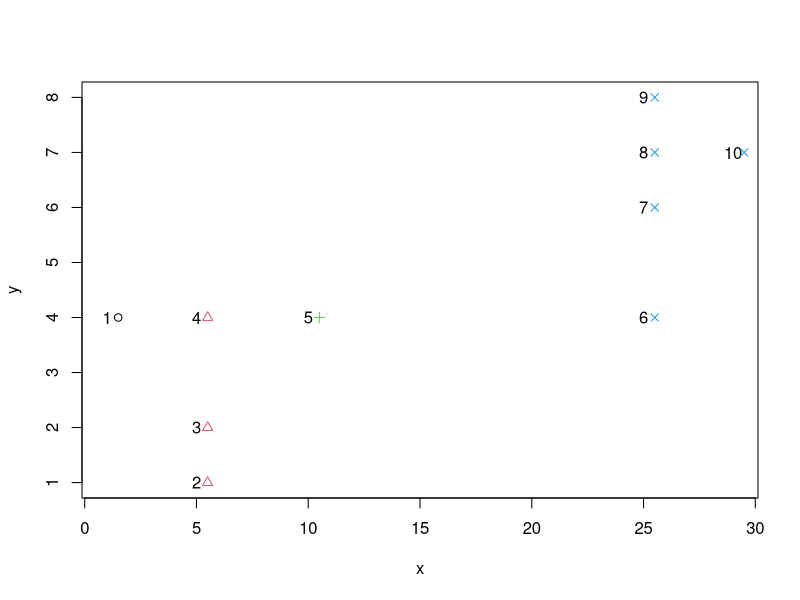
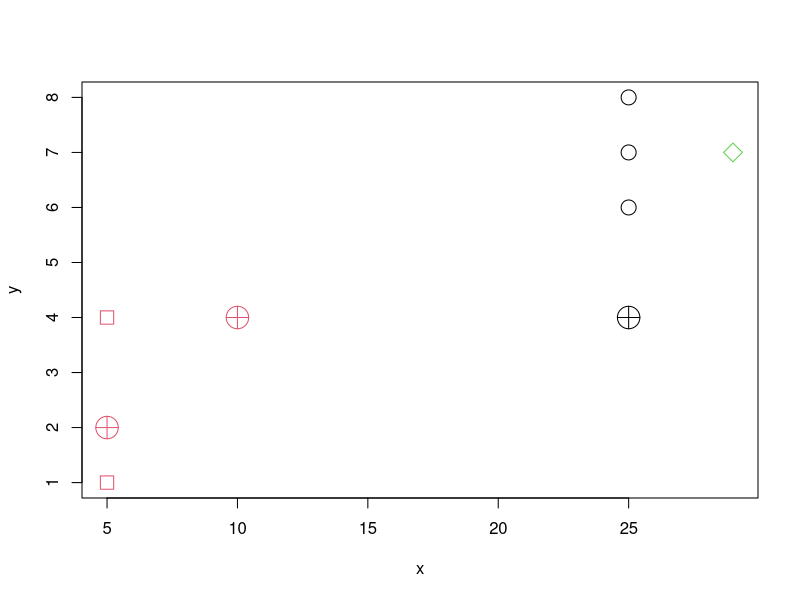
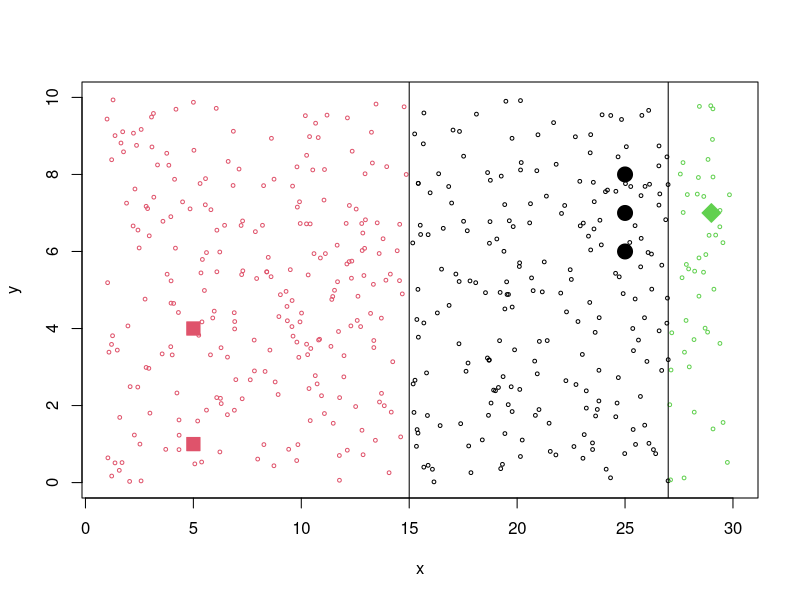

Reproduce these figures in R, in order.
library(sfsmisc)


### Name: diagDA
### Title: Diagonal Discriminant Analysis
### Aliases: diagDA dDA print.dDA predict.dDA
### Keywords: naive Bayes classifier models classif

### ** Examples

## two artificial examples by Andreas Greutert:
d1 <- data.frame(x = c(1, 5, 5, 5, 10, 25, 25, 25, 25, 29),
                 y = c(4, 1, 2, 4,  4,  4,     6:8,     7))
n.plot(d1)
library(cluster)
(cl1P <- pam(d1,k=4)$cluster) # 4 surprising clusters
with(d1, points(x+0.5, y, col = cl1P, pch =cl1P))

i1 <- c(1,3,5,6)
tr1 <- d1[-i1,]
cl1. <- c(1,2,1,2,1,3)
cl1  <- c(2,2,1,1,1,3)
plot(tr1, cex=2, col = cl1, pch = 20+cl1)
(dd.<- diagDA(tr1, cl1., ts = d1[ i1,]))# ok
(dd <- diagDA(tr1, cl1 , ts = d1[ i1,]))# ok, too!
points(d1[ i1,], pch = 10, cex=3, col = dd)

## use new fit + predict instead :
(r1 <- dDA(tr1, cl1))
(r1.<- dDA(tr1, cl1.))
stopifnot(dd == predict(r1,  new = d1[ i1,]),
          dd.== predict(r1., new = d1[ i1,]))

plot(tr1, cex=2, col = cl1, bg = cl1, pch = 20+cl1,
     xlim=c(1,30), ylim= c(0,10))
xy <- cbind(x= runif(500, min=1,max=30), y = runif(500, min=0, max=10))
points(xy, cex= 0.5, col = predict(r1, new = xy))
abline(v=c( mean(c(5,25)), mean(c(25,29))))

## example where one variable xj has  Var(xj) = 0:
x4 <- matrix(c(2:4,7, 6,8,5,6,  7,2,3,1, 7,7,7,7), ncol=4)
y <- c(2,2, 1,1)
m4.1 <- dDA(x4, y, pool = FALSE)
m4.2 <- dDA(x4, y, pool = TRUE)
xx <- matrix(c(3,7,5,7), ncol=4)
predict(m4.1, xx)## gave integer(0) previously
predict(m4.2, xx)
